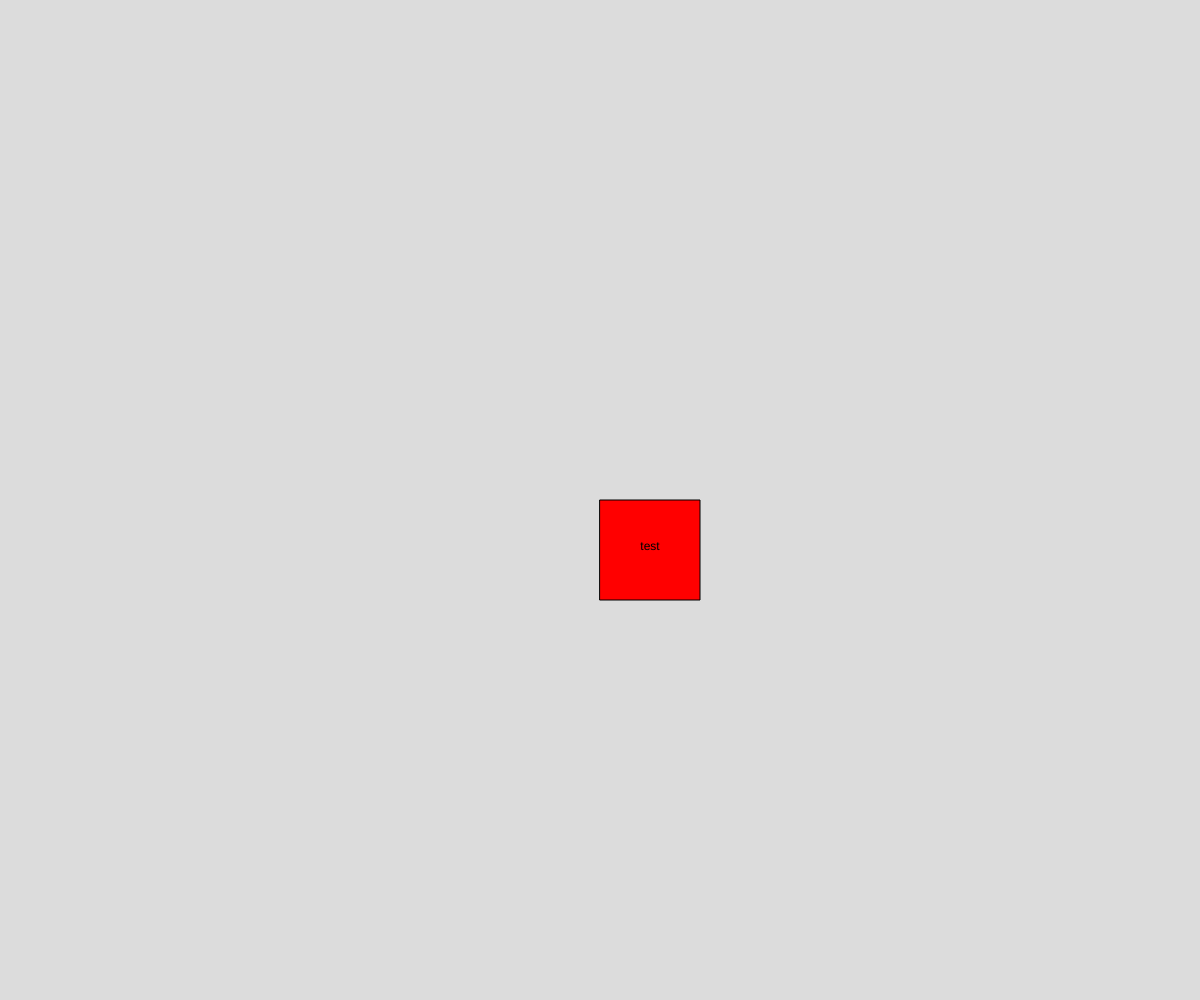
Frame 1 (no input)
Frame 60 (no input): identical to frame 1, image omitted
Frame 120 (the mouse pressed at the canvas centre since frame 60): identical to frame 1, image omitted

The p5.js sketch that drew this single still picture (run headless with seeded random() and noise() and a simulated clock; from frame 60 on, the mouse is pressed at the canvas centre):

// p5.js sketch
// ── sketch.js
// Project Title
// Your Name
// Date
//
// Extra for Experts:
// - describe what you did to take this project "above and beyond"
let button;
function setup() {
  createCanvas(windowWidth, windowHeight);
  textAlign(CENTER);
  

  button = new Button(width/2,height/2,100,100,"red","test");
}

function draw() {
  background(220);
  button.update();
  button.draw();
}

class Button{
  constructor(x,y,w,h,color,text){
    this.x = x;
    this.y = y;
    this.w = w;
    this.h = h;
    this.color = color;
    this.text = text;

    this.state = false;
  }

  draw(){
    if(this.state===false){
      fill(this.color);
      rect(this.x,this.y,this.w,this.h);
      fill("black");
      text(this.text,this.x+this.w/2,this.y+this.h/2);
    }
    else{
      fill("green");
      rect(this.x,this.y,this.w,this.h);
      fill("black");
      text("clicked",this.x+this.w/2,this.y+this.h/2);
    }
  }

  update(){
    if(mouseX>this.x && mouseX<(this.x+this.w)&&mouseY>this.y&&mouseY<this.y+this.h&&mouseIsPressed){
      this.state = true;
    }
    else{
      this.state = false;
    }
  }

}
